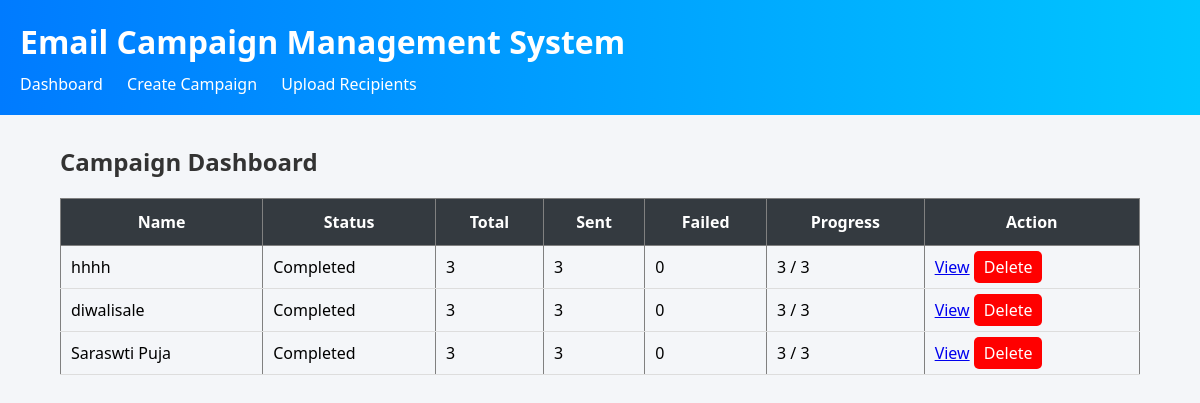
The page / on the database its author committed.
### ECMS/models.py (models this page shows, shortened)
class Campaign(models.Model):
    STATUS = (
        ("Draft", "Draft"),
        ("Scheduled", "Scheduled"),
        ("In Progress", "In Progress"),
        ("Completed", "Completed"),
    )
    campaign_name = models.CharField(max_length=200)
    subject_line = models.CharField(max_length=200)
    email_content = models.TextField()
    scheduled_time = models.DateTimeField()
    status = models.CharField(
        max_length=20,
        choices=STATUS,
        default="Draft"
    )
    sent_count = models.IntegerField(default=0)
    failed_count = models.IntegerField(default=0)
    created_at = models.DateTimeField(auto_now_add=True)
    @property
    def total_recipients(self):
        return Recipient.objects.filter(
            subscription_status="Subscribed"
        ).count()

### ECMS/views.py (the view)
# urls.py: path("", views.dashboard, name="dashboard"),
def dashboard(request):
    campaigns = Campaign.objects.all().order_by("-created_at")
    return render(
        request,
        "dashboard.html",
        {"campaigns": campaigns}
    )

### ECMS/templates/dashboard.html (shortened to what this page needs)
{% extends "base.html" %}
{% block content %}
<h2>Campaign Dashboard</h2>
<table border="1" cellpadding="10">
<tr>
<th>Name</th>
<th>Status</th>
<th>Total</th>
<th>Sent</th>
<th>Failed</th>
<th>Progress</th>
<th>Action</th>
</tr>
<tbody id="campaign-table">
{% for campaign in campaigns %}
<tr>
<td>{{campaign.campaign_name}}</td>
<td>{{campaign.status}}</td>
<td>{{campaign.total_recipients}}</td>
<td>{{campaign.sent_count}}</td>
<td>{{campaign.failed_count}}</td>
<td>
{{campaign.sent_count}} / {{campaign.total_recipients}}
</td>
<td>
<a href="/campaign/{{campaign.id}}/">View</a>
<a href="/campaign/delete/{{campaign.id}}/"
style="color:white;background:red;padding:5px 10px;border-radius:5px;text-decoration:none;"
onclick="return confirm('Delete this campaign?')">
Delete
</a>
</td>
</tr>
{% endfor %}
</tbody>
</table>
{% endblock %}

### ECMS/templates/base.html (shortened to what this page needs)
{% load static %}
<!DOCTYPE html>
<html>
<head>
<link rel="stylesheet" href="{% static 'style.css' %}">
</head>
<body>
<header>
<h1>Email Campaign Management System</h1>
<nav>
<a href="/">Dashboard</a>
<a href="/create/">Create Campaign</a>
<a href="/upload/">Upload Recipients</a>
</nav>
</header>
<div class="container">
{% block content %}
{% endblock %}
</div>
</body>
</html>

### ECMS/static/style.css (style rules this page uses)
body { margin:0; font-family: "Segoe UI", Tahoma, sans-serif; background:#f4f6f9; }
header { background:linear-gradient(90deg,#007bff,#00c6ff); padding:20px; color:white; }
header h1 { margin:0; }
nav { margin-top:10px; }
nav a { color:white; text-decoration:none; margin-right:20px; font-weight:500; }
.container { width:90%; margin:auto; margin-top:30px; }
h2 { margin-top:0; color:#333; }
table { width:100%; border-collapse:collapse; margin-top:20px; }
table th { background:#343a40; color:white; padding:12px; }
table td { padding:10px; border-bottom:1px solid #ddd; }

### rows shown on the page
Campaign: campaign_name "hhhh", status "Completed", total_recipients "3", sent_count "3", failed_count "0"
Campaign: campaign_name "diwalisale", status "Completed", total_recipients "3", sent_count "3", failed_count "0"
Campaign: campaign_name "Saraswti Puja", status "Completed", total_recipients "3", sent_count "3", failed_count "0"
